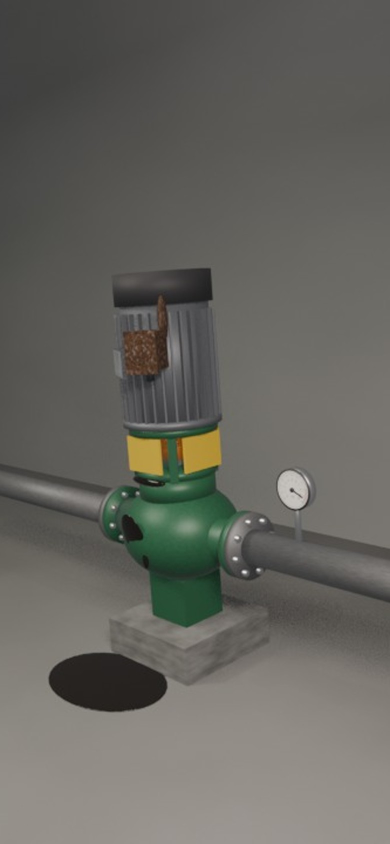
#> input picture mobile/assets/images/camera.jpg, 780 x 1688 px (shown at 1/2 size)
$ python -i build_defects_v3.py   (imports and definitions only)
#> lines starting #> are read from the running program, lines starting #| are printed output that depends on the picture
#> further down, picture is the input picture: shape (1688, 780, 3); mean B, G, R 95.1, 100.9, 101.8
"""Третья сборка набора реальных дефектов: прежние источники, новые открытые наборы и трудные чистые кадры.

Запуск:
    python cv/build_defects_v3.py data/open/defects_ds_v3 [--seed 0]

Схема классов дефектов прежняя (DEFECT_CLASSES в cv/protocol.py): corrosion, leak, terminal_box_burnt,
damage. Новых классов нет: ни для отсутствующего кожуха муфты, ни для ослабленных болтов не нашлось
открытого набора хотя бы со 150 пригодными рамками без утечки тестовых снимков.

Источники и сопоставление классов перечислены в SOURCES ниже и в data/DATASETS.txt. Снимки без рамок
(шильдики, манометры, исправные двигатели, тени на оборудовании) входят как трудные отрицательные примеры.

Честность проверки:
    отложенные снимки заказчика и их копии "с монитора" берутся без изменений из первой сборки
    data/open/defects_ds (жёсткие ссылки), чтобы все модели сравнивались на одних и тех же кадрах;
    каждый обучающий и проверочный кадр сравнивается по pHash и dHash (весь кадр, пять кадрирований,
    отражение и повороты) со всеми защищёнными снимками: отложенными снимками заказчика, их копиями,
    data/web_testset и тестовой частью data/open/parts_real. При расстоянии до 10 бит кадр выбрасывается,
    пары от 11 до 16 бит записываются в dedup.json для просмотра глазами;
    копии обучающих снимков заказчика в проверочную часть больше не кладутся, так как они завышали mAP.
"""

import argparse
import csv
import glob
import json
import os
import random
import sys

import cv2
import numpy as np

sys.path.insert(0, os.path.dirname(os.path.abspath(__file__)))
from build_defects import ROOT, Writer, add_industrial, add_stand, bridge_files, mask_to_boxes, read_image
from gen_synth import make_frame
from protocol import DEFECT_CLASSES

OPEN = os.path.join(ROOT, "data", "open")
DROP_BITS = 10
REVIEW_BITS = 16

SOURCES = [
    {
        "key": "safenet",
        "folder": "safenet-coating/unpacked",
        "kind": "yolo_flat_splits",
        "map": {0: "corrosion", 1: "damage"},
        "skip_if": {2, 3},
        "min_area": {"damage": 0.004},
        "train": 700,
        "val": 100,
        "licence": "GPL (Figshare)",
    },
    {
        "key": "shipcorr",
        "folder": "kg-ship-corrosion/corrosion detect",
        "kind": "yolo_single",
        "map": {1: "corrosion"},
        "train": 240,
        "val": 28,
        "licence": "MIT (Kaggle)",
    },
    {
        "key": "substation",
        "folder": "rf-substation-defects",
        "kind": "roboflow",
        "map": {20: "corrosion", 27: "leak", 28: "leak", 29: "leak"},
        "negative_only": {26},
        "train": 600,
        "val": 80,
        "licence": "CC BY 4.0 (Roboflow)",
    },
    {
        "key": "indleak",
        "folder": "rf-industrial-leak",
        "kind": "roboflow",
        "map": {3: "leak", 4: "leak", 5: "leak"},
        "skip_if": {0, 1, 2, 6, 7},
        "train": 450,
        "val": 60,
        "licence": "CC BY 4.0 (Roboflow)",
    },
    {
        "key": "oilleak",
        "folder": "rf-oil-leak",
        "kind": "roboflow",
        "map": {0: "leak"},
        "train": 80,
        "val": 15,
        "licence": "CC BY 4.0 (Roboflow)",
    },
    {
        "key": "elhaz",
        "folder": "rf-electrical-hazards",
        "kind": "roboflow",
        "map": {1: "terminal_box_burnt", 2: "damage"},
        "skip_if": {3},
        "dedup_bits": 8,
        "train": 400,
        "val": 50,
        "licence": "Public Domain (Roboflow)",
    },
    {
        "key": "adapters",
        "folder": "rf-burnt-adapters",
        "kind": "roboflow",
        "map": {0: "terminal_box_burnt"},
        "train": 60,
        "val": 0,
        "licence": "CC BY 4.0 (Roboflow)",
    },
    {
        "key": "pipedef",
        "folder": "rf-pipe-defects",
        "kind": "roboflow",
        "map": {0: "damage", 1: "damage", 2: "damage"},
        "train": 100,
        "val": 10,
        "licence": "CC BY 4.0 (Roboflow)",
    },
    {
        "key": "pipecorr",
        "folder": "rf-pipe-corrosion",
        "kind": "roboflow",
        "map": {0: "corrosion"},
        "skip_if": {1},
        "train": 150,
        "val": 20,
        "licence": "CC BY 4.0 (Roboflow)",
    },
    {
        "key": "rusty3",
        "folder": "rf-rusty3",
        "kind": "roboflow",
        "map": {0: "corrosion"},
        "train": 120,
        "val": 15,
        "licence": "CC BY 4.0 (Roboflow)",
    },
    {
        "key": "insul",
        "folder": "rf-pipe-insulation-damage",
        "kind": "roboflow",
        "map": {1: "damage"},
        "min_area": {"damage": 0.001},
        "train": 150,
        "val": 20,
        "licence": "CC BY 4.0 (Roboflow)",
    },
    {
        "key": "plate",
        "folder": "rf-nameplate",
        "kind": "roboflow",
        "map": {},
        "negative": True,
        "train": 150,
        "val": 25,
        "licence": "CC BY 4.0 (Roboflow)",
    },
    {
        "key": "gauge",
        "folder": "kg-analog-gauge",
        "kind": "roboflow",
        "map": {},
        "negative": True,
        "train": 80,
        "val": 15,
        "licence": "CC BY 4.0 (Kaggle)",
    },
    {
        "key": "motor",
        "folder": "rf-motor-housing",
        "kind": "roboflow",
        "map": {},
        "negative": True,
        "skip_if": {1},
        "train": 50,
        "val": 10,
        "licence": "CC BY 4.0 (Roboflow)",
    },
]


def phash(gray: np.ndarray) -> int:
    """Возвращает 64-битный перцептивный хеш по низким частотам DCT серого кадра."""
    small = cv2.resize(gray, (32, 32), interpolation=cv2.INTER_AREA).astype(np.float32)
    low = cv2.dct(small)[:8, :8].flatten()
    bits = low > np.median(low[1:])
    return int(sum(1 << index for index, bit in enumerate(bits) if bit))


def dhash(gray: np.ndarray) -> int:
    """Возвращает 64-битный разностный хеш серого кадра."""
    small = cv2.resize(gray, (9, 8), interpolation=cv2.INTER_AREA).astype(np.int16)
    bits = (small[:, 1:] > small[:, :-1]).flatten()
    return int(sum(1 << index for index, bit in enumerate(bits) if bit))


def views(image: np.ndarray, turns: bool) -> list[np.ndarray]:
    """Даёт варианты кадра для сравнения: целиком, пять кадрирований по 70%, отражение и при turns повороты."""
    gray = cv2.cvtColor(image, cv2.COLOR_BGR2GRAY) if image.ndim == 3 else image
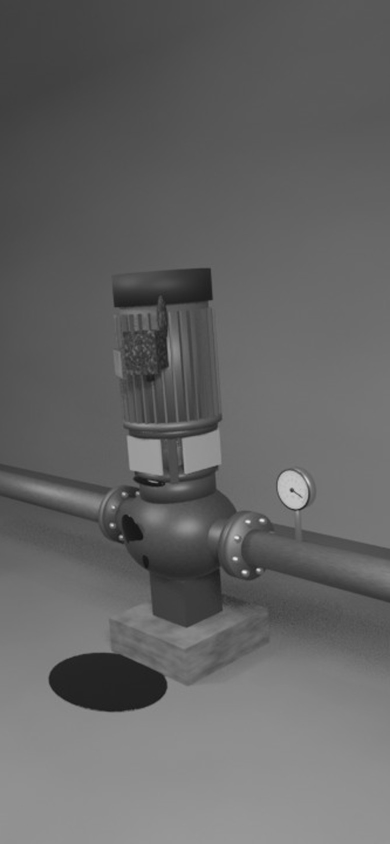
#> gray: shape (1688, 780) (shown at 1/2 size); min 17, max 240, mean 100.5
    height, width = gray.shape
#> height = 1688; width = 780
    h, w = int(height * 0.7), int(width * 0.7)
#> h = 1181; w = 546
    out = [
        gray,
        gray[(height - h) // 2 : (height + h) // 2, (width - w) // 2 : (width + w) // 2],
        gray[:h, :w],
        gray[:h, width - w :],
        gray[height - h :, :w],
        gray[height - h :, width - w :],
        gray[:, ::-1],
    ]
    if turns:
        out += [np.rot90(gray, 1), np.rot90(gray, 2), np.rot90(gray, 3)]
    return out


def signature(image: np.ndarray, turns: bool = False) -> np.ndarray:
    """Возвращает массив пар (pHash, dHash) для всех вариантов кадра.

    Почти однотонный вариант (стандартное отклонение яркости меньше 12) даёт случайный хеш и ложные
    совпадения, поэтому вместо него повторяется хеш целого кадра.
    """
    rows = []
    for index, view in enumerate(views(image, turns)):
        view = np.ascontiguousarray(view)
        if index and float(view.std()) < 12.0:
            rows.append(rows[0])
        else:
            rows.append((phash(view), dhash(view)))
#> this loop made 7 passes
#> pass 1, in phash, `small = cv2.resize(gray, (32, 32), interpolation=cv2.INTER_AREA).astyp..`:
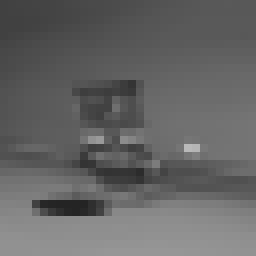
#> small: shape (32, 32) float32 (shown 8 times larger); min 36, max 185, mean 100.5
#> pass 2, in signature, `view = np.ascontiguousarray(view)`:
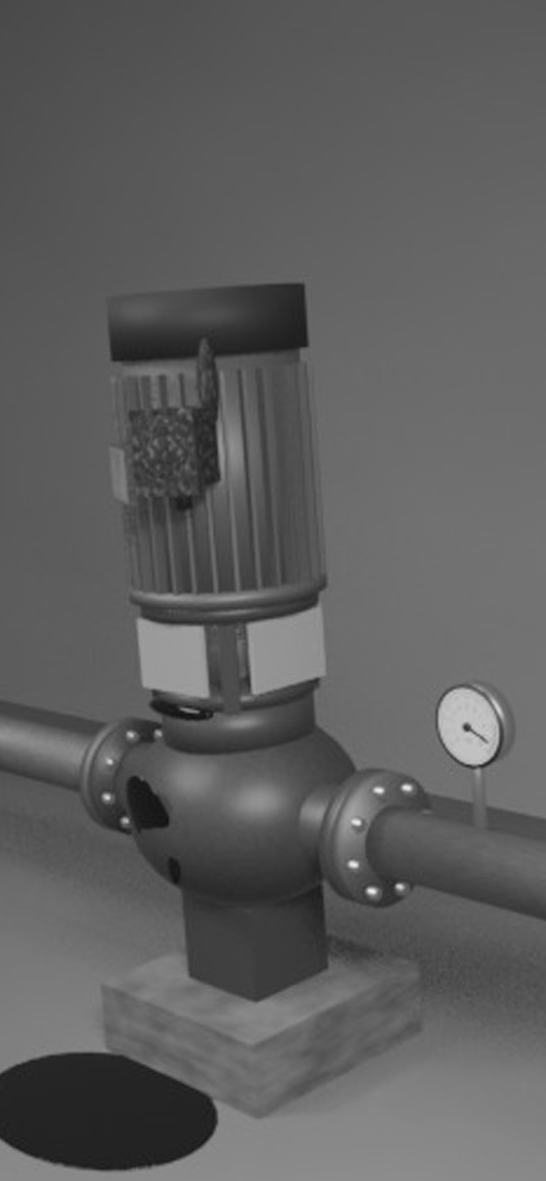
#> view: shape (1181, 546); min 17, max 240, mean 94.2
#> pass 2, in phash (call 2), `small = cv2.resize(gray, (32, 32), interpolation=cv2.INTER_AREA).astyp..`:
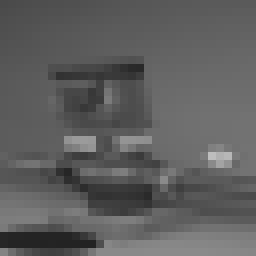
#> small: shape (32, 32) float32 (shown 8 times larger); min 35, max 190, mean 94.2
#> after the loop, rows = 7 items
    return np.array(rows, dtype=np.uint64)


def distance_pairs(left: np.ndarray, right: np.ndarray) -> np.ndarray:
    """Расстояние пары вариантов - большее из расстояний pHash и dHash: совпасть должны оба хеша."""
    return popcount(np.bitwise_xor(left, right)).max(axis=-1)


def popcount(values: np.ndarray) -> np.ndarray:
    """Считает число единичных битов в каждом 64-битном числе."""
    return np.bitwise_count(values).astype(np.int64)


class Guard:
    """Хранит хеши защищённых тестовых снимков и находит к ним близкие кадры."""

    def __init__(self):
        """Создаёт пустой список защищённых снимков."""
        self.names, self.hashes, self.stack = [], [], None

    # [154 lines left out: functions protect, nearest, read_any, build_guard, yolo_rows, source_files and 3 more, not called in this run]


class Builder:
    """Пишет кадры в набор через проверку на повторы тестовых снимков и ведёт журнал."""

    # [204 lines left out: functions __init__, clean, put, add_source, add_customer_train, sweep and 4 more, not called in this run]


# [2 lines not run here, left out]

>>> import cv2
>>> picture = cv2.imread('../mobile/assets/images/camera.jpg')
>>> result = signature(picture)
#> result = [[4163187259345715277, 1021420695540825983], [14355310337152042605, 7939974218801805311], [14733413919981451397, 8119945974945677311], [141387527256188441, 18418278537950609215], [12905572373178200213, 6663278791318558659], [9136468279021500441, 362289066820951996], [10622925456733727463, 271328761258967040]]
